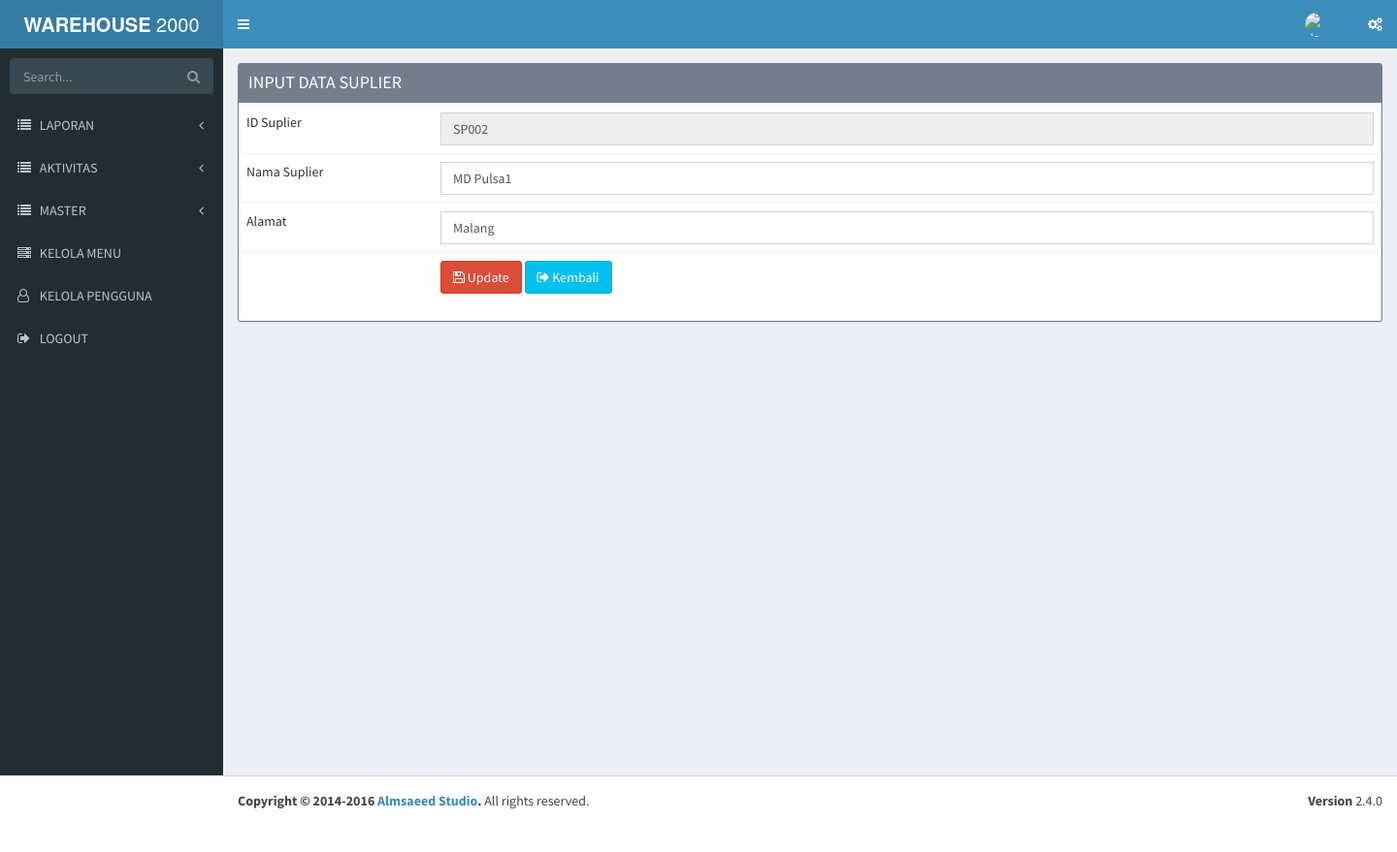
Screenshot of /mastersuplier/update/SP002 with the database file from the repository.
### tables this page shows
CREATE TABLE `tbl_menu` (
  `id_menu` int(11) NOT NULL,
  `title` varchar(50) NOT NULL,
  `url` varchar(30) NOT NULL,
  `icon` varchar(30) NOT NULL,
  `is_main_menu` int(11) NOT NULL,
  `is_aktif` enum('y','n') NOT NULL COMMENT 'y=yes,n=no',
  `no_urut` int(5) NOT NULL
);

CREATE TABLE `tbl_master_suplier` (
  `id_suplier` varchar(100) NOT NULL,
  `nama_suplier` varchar(100) NOT NULL,
  `alamat` varchar(200) NOT NULL
);

### application/libraries/Template.php (called while the page is built)
<?php if ( ! defined('BASEPATH')) exit('No direct script access allowed');
class Template {
		var $template_data = array();
		function set($name, $value)
		{
			$this->template_data[$name] = $value;
		}
		function load($template = '', $view = '' , $view_data = array(), $return = FALSE)
		{
			$this->CI =& get_instance();
			$this->set('contents', $this->CI->load->view($view, $view_data, TRUE));
			return $this->CI->load->view($template, $this->template_data, $return);
		}
}

### application/controllers/Mastersuplier.php (called while the page is built, shortened)
<?php
class Mastersuplier extends CI_Controller
{
    public function update($id)
    {
        $row = $this->Master_Suplier_Model->get_by_id($id);
        if ($row) {
            $data = array(
        'button' => 'Update',
        'action' => site_url('mastersuplier/update_action'),
		'id_suplier' => set_value('id_suplier', $row->id_suplier),
        'nama_suplier' => set_value('nama_suplier', $row->nama_suplier),
		'alamat' => set_value('alamat', $row->alamat),
	    );
            $this->template->load('template','mastersuplier/tbl_menu_form', $data);
        } else {
            $this->session->set_flashdata('message', 'Record Not Found');
            redirect(site_url('mastersuplier'));
        }
    }
}

### index.php (called while the page is built, shortened)
<?php
require_once BASEPATH.'core/CodeIgniter.php';

### application/models/Master_Suplier_Model.php (called while the page is built, shortened)
<?php
class Master_Suplier_Model extends CI_Model
{
    public $table = 'tbl_master_suplier';
    public $id = 'id_suplier';
    function get_by_id($id)
    {
        $this->db->where($this->id, $id);
        return $this->db->get($this->table)->row();
    }
}

### application/views/mastersuplier/tbl_menu_form.php (the view, shortened to what this page needs)
<div class="content-wrapper">
    <section class="content">
        <div class="box box-warning box-solid">
            <div class="box-header with-border">
                <h3 class="box-title">INPUT DATA SUPLIER</h3>
            </div>
            <form action="<?php echo $action; ?>" method="post" >
        <table class='table table-bordered>'
	    <tr>
            <td width='200'>ID Suplier <?php echo form_error('id_suplier') ?>
            </td>
            <td><input readonly type="text" class="form-control" name="id_suplier" id="id_suplier" placeholder="ID Suplier" required value="<?php echo $id_suplier; ?>" />
            </td>
	    <tr>
            <td width='200'>Nama Suplier <?php echo form_error('nama_suplier') ?>
            </td>
            <td><input type="text" class="form-control" name="nama_suplier" id="nama_suplier" placeholder="Nama Suplier" required value="<?php echo $nama_suplier; ?>" />
            </td>
        </tr>
	    <tr>
            <td width='200'>Alamat <?php echo form_error('alamat') ?>
            </td>
            <td><input type="text" class="form-control" name="alamat" id="alamat" placeholder="Alamat" required value="<?php echo $alamat; ?>" />
            </td>
        </tr>
	    <tr>
            <td>
            </td>
            <td>
	           <button type="submit" class="btn btn-danger"><i class="fa fa-floppy-o"></i> <?php echo $button ?>
               </button>
	                <a href="<?php echo site_url('mastersuplier') ?>" class="btn btn-info"><i class="fa fa-sign-out"></i> Kembali</a>
            </td>
        </tr>
        </table>
            </form>
        </div>
    </div>
</div>

### application/views/template/sidebar.php (shortened to what this page needs)
<section class="sidebar">
    <form action="#" method="get" class="sidebar-form">
        <div class="input-group">
            <input type="text" name="q" class="form-control" placeholder="Search...">
            <span class="input-group-btn">
                <button type="submit" name="search" id="search-btn" class="btn btn-flat"><i class="fa fa-search"></i>
                </button>
            </span>
        </div>
    </form>
    <ul class="sidebar-menu" data-widget="tree">
        <?php
        $main_menu = $this->db->get_where('tbl_menu', array('is_main_menu' =>0, 'is_aktif'=>'y'));
        foreach ($main_menu->result() as $m){
            $submenu = $this->db->get_where('tbl_menu',array('is_main_menu'=>$m->id_menu,'is_aktif'=>'y'));
            if($submenu->num_rows()>0){
                echo "<li class='treeview'>
                        <a href='#'>
                            <i class='$m->icon'></i> <span>".strtoupper($m->title)."</span>
                            <span class='pull-right-container'>
                                <i class='fa fa-angle-left pull-right'></i>
                            </span>
                        </a>
                        <ul class='treeview-menu' style='display: none;'>";
                        echo" </ul>
                    </li>";
            }else{
                echo "<li>";
                echo anchor($m->url,"<i class='".$m->icon."'></i> ".strtoupper($m->title));
                echo "</li>";
            }
        }
        ?>
        <li><?php echo anchor('auth/logout',"<i class='fa fa-sign-out'></i> LOGOUT");?></li>
    </ul>
</section>

### rows the page displays
tbl_menu: title "LAPORAN"
tbl_menu: title "AKTIVITAS"
tbl_menu: title "MASTER"
tbl_menu: url+icon+title "KELOLA MENU"
tbl_menu: url+icon+title "KELOLA PENGGUNA"
tbl_master_suplier: id_suplier "SP002", nama_suplier "MD Pulsa1", alamat "Malang"

### other values shown
anchor('auth/logout',"<i class='fa fa-sign-out'></i> LOGOUT") "LOGOUT"
$button "Update"
